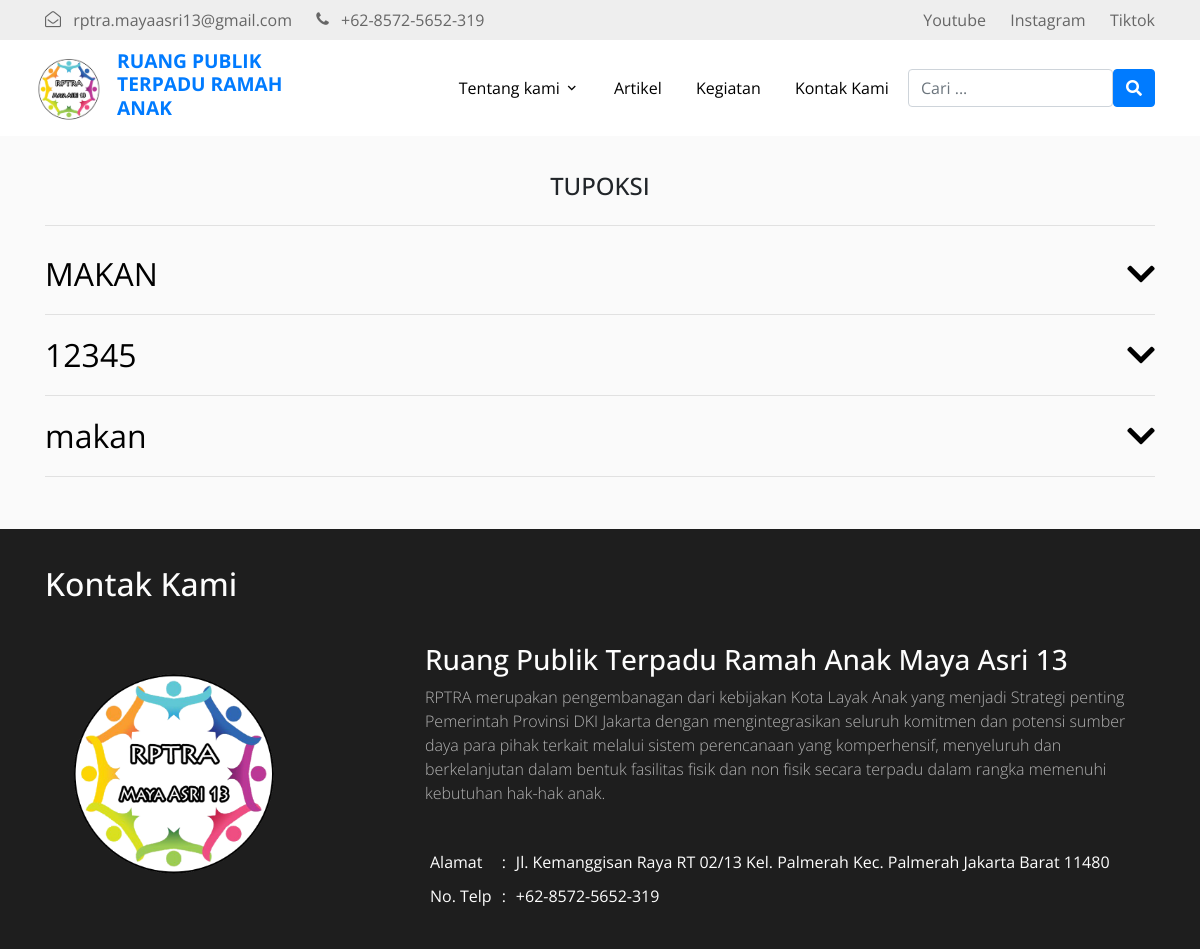
Page /tentang_kami/tupoksi.php on the committed database.
### tables this page shows
CREATE TABLE `tupoksi` (
  `id` int(11) NOT NULL,
  `posisi` text NOT NULL,
  `misi` text NOT NULL
);

### tentang_kami/tupoksi.php (the view, shortened to what this page needs)
<?php
    include "../layout/fitur-header.php";
?>
    <section class="banner">
        <div class="container" style="text-align: center;">
            <h4>TUPOKSI</h4>
            <hr class="my-4">
        </div>
        <div class="container">
          <?php
            include '../admin/koneksi.php';
            $sql = "SELECT * from tupoksi";
            $hasil = mysqli_query($koneksi, $sql);
          ?>
          <?php
            while($data = mysqli_fetch_array($hasil)){
              ?>
                  <div class="tupok-isi">
                    <button class="koor" style="outline:none;">
                      <span><?php echo $data['posisi'];?></span>
                      <i class="fas fa-chevron-down"></i>
                    </button>
                    <hr>
                  </div>
            <?php
            }
            ?>
    </section>
<?php
  include "../layout/fitur-footer.php";
?>

### css/style.css (style rules this page uses)
body { font-family: "Open Sans", -apple-system, BlinkMacSystemFont, "Segoe UI", Roboto, "Helvetica Neue", Arial, "Noto Sans", sans-serif, "Apple Color Emoji", "Segoe UI Emoji", "Segoe UI Symbol", "Noto Color Emoji"; background-color: #fff; position: relative; }
body:before { content: ""; position: absolute; top: 0; left: 0; right: 0; bottom: 0; background: rgba(0, 0, 0, 0.5); -webkit-transition: .3s all ease; -o-transition: .3s all ease; transition: .3s all ease; opacity: 0; visibility: hidden; z-index: 1; }
h1, h2, h3, h4, h5, h6, .h1, .h2, .h3, .h4, .h5, .h6 { font-family: "Open Sans", -apple-system, BlinkMacSystemFont, "Segoe UI", Roboto, "Helvetica Neue", Arial, "Noto Sans", sans-serif, "Apple Color Emoji", "Segoe UI Emoji", "Segoe UI Symbol", "Noto Color Emoji"; }

### css/style-baru.css (style rules this page uses)
* { scroll-behavior: smooth; }
section { padding: 3% 0; }
.banner { background-color: #fafafa; padding: 3% 0; }
.koor { background: transparent; border: 0; font-size: 2em; margin: 1rem 0; padding: 0; outline: none !important; width: 100%; display: flex; justify-content: space-between; align-items: center; }
* { box-sizing: border-box; }

### rows in the picture
tupoksi: posisi "MAKAN"
tupoksi: posisi "12345"
tupoksi: posisi "makan"
